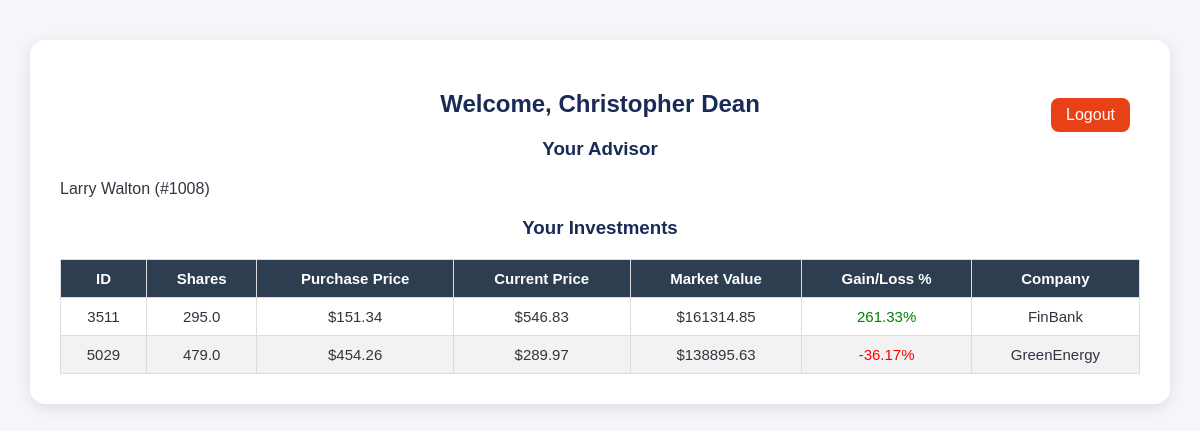
Page /client_dashboard (signed in) on the committed database.
### models.py (models this page shows)
class Client(Base):
    __tablename__ = "clients"
    client_id = Column(Integer, primary_key=True, index=True)
    first_name = Column(String)
    last_name = Column(String)
    encrypted_ssn = Column(String, nullable=False)
    ssn_hash = Column(String, nullable=False, unique=True)
    date_of_birth = Column(Date)
    gender = Column(String)
    marital_status = Column(String)
    email = Column(String, unique=True)
    password_hash = Column(String)
    phone_number = Column(String)
    address = Column(String)
    employment_status = Column(String)
    annual_income = Column(Float)
    risk_tolerance = Column(String)
    advisor_id = Column(Integer, ForeignKey("employees.employee_id"))
    advisor = relationship("Employee", back_populates="clients")
    investments = relationship("Investment", back_populates="client")
    requests = relationship("InvestmentRequest", back_populates="client")

class Employee(Base):
    __tablename__ = "employees"
    employee_id = Column(Integer, primary_key=True, index=True)
    first_name = Column(String)
    last_name = Column(String)
    date_of_birth = Column(Date)
    gender = Column(String)
    work_email = Column(String, unique=True)
    password_hash = Column(String)
    phone_number = Column(String)
    address = Column(String)
    start_date = Column(Date)
    job_title = Column(String)
    base_salary = Column(Float)
    commission_rate = Column(Float)
    license_number = Column(String)
    license_expiry_date = Column(Date)
    manager_id = Column(Integer, ForeignKey("employees.employee_id"), nullable=True)  # Managers can be null
    clients = relationship("Client", back_populates="advisor")
    investments = relationship("Investment", back_populates="advisor")

class Investment(Base):
    __tablename__ = "investments"
    investment_id = Column(Integer, primary_key=True, index=True)
    client_id = Column(Integer, ForeignKey("clients.client_id"))
    advisor_id = Column(Integer, ForeignKey("employees.employee_id"))
    company_id = Column(Integer, ForeignKey("companies.company_id"))
    date = Column(Date)
    shares_purchased = Column(Float)
    purchase_price_per_share = Column(Float)
    broker_fees = Column(Float)
    current_price = Column(Float)
    market_value = Column(Float)
    gain_loss_percent = Column(Float)
    exit_date = Column(Date, nullable=True)
    client = relationship("Client", back_populates="investments")
    advisor = relationship("Employee", back_populates="investments")
    company = relationship("Company", back_populates="investments")

class Company(Base):
    __tablename__ = "companies"
    company_id = Column(Integer, primary_key=True, index=True)
    company_name = Column(String, nullable=False)
    abbreviation = Column(String)
    isin = Column(String)
    industry = Column(String)
    country = Column(String)
    company_type = Column(String)
    market_cap = Column(Float)
    revenue = Column(Float)
    earnings_per_share = Column(Float)
    target_price = Column(Float)
    investments = relationship("Investment", back_populates="company")

### app.py (the view)
@app.route("/client_dashboard")
def client_dashboard():
    if session.get("user_type") != "client":
        return redirect(url_for("login"))
    db = SessionLocal()
    client = db.query(Client).get(session["user_id"])
    if not client:
        return "Client not found", 404
    advisor = db.query(Employee).get(client.advisor_id)
    investments = db.query(Investment).filter(Investment.client_id == client.client_id).all()
    for inv in investments:
        inv.company = db.query(Company).get(inv.company_id)
    requests = db.query(InvestmentRequest).filter(InvestmentRequest.client_id == client.client_id).all()
    for req in requests:
        req.company = db.query(Company).get(req.company_id)
    return render_template(
        "client_dashboard.html",
        client=client,
        advisor=advisor,
        investments=investments,
        requests = requests
    )

### templates/client_dashboard.html (shortened to what this page needs)
<!DOCTYPE html>
<html lang="en">
<head>
    <link rel="stylesheet" href="{{ url_for('static', filename='style.css') }}">
</head>
<body>
    <div class="container">
        <h2>Welcome, {{ client.first_name }} {{ client.last_name }}</h2>
        <a href="{{ url_for('logout') }}" class="logout-btn">Logout</a>
        <h3>Your Advisor</h3>
        <p>{{ advisor.first_name }} {{ advisor.last_name }} (#{{ advisor.employee_id }})</p>
        <h3>Your Investments</h3>
        <table>
            <thead>
                <tr>
                    <th>ID</th>
                    <th>Shares</th>
                    <th>Purchase Price</th>
                    <th>Current Price</th>
                    <th>Market Value</th>
                    <th>Gain/Loss %</th>
                    <th>Company</th>
                </tr>
            </thead>
            <tbody>
                {% for investment in investments %}
                <tr>
                    <td>{{ investment.investment_id }}</td>
                    <td>{{ investment.shares_purchased }}</td>
                    <td>${{ "%.2f"|format(investment.purchase_price_per_share) }}</td>
                    <td>${{ "%.2f"|format(investment.current_price) }}</td>
                    <td>${{ "%.2f"|format(investment.market_value) }}</td>
                    <td style="color: {% if investment.gain_loss_percent >= 0 %}green{% else %}red{% endif %};">
                        {{ "%.2f"|format(investment.gain_loss_percent) }}%
                    </td>
                    <td>{{ investment.company.company_name if investment.company else "N/A" }}</td>
                </tr>
                {% else %}
                <tr><td colspan="7">No investments found</td></tr>
                {% endfor %}
            </tbody>
        </table>
    </div>
</body>
</html>

### static/style.css (style rules this page uses)
body { font-family: Arial, sans-serif; background-color: #f5f6fa; color: #2f3640; margin: 0; padding: 0; }
.container { width: 90%; max-width: 1100px; margin: 40px auto; background-color: #fff; padding: 30px; border-radius: 15px; box-shadow: 0 4px 15px rgba(0,0,0,0.1); }
h2, h3 { color: #192a56; text-align: center; margin-bottom: 20px; }
table { width: 100%; border-collapse: collapse; margin-top: 15px; font-size: 15px; }
thead { background-color: #2c3e50; color: #fff; }
th, td { border: 1px solid #ddd; padding: 10px 12px; text-align: center; }
tr:nth-child(even) { background-color: #f2f2f2; }
a { display: inline-block; padding: 10px 15px; background-color: #273c75; color: white; text-decoration: none; border-radius: 5px; }
.logout-btn { float: right; background-color: #e84118; color: white; padding: 8px 15px; border-radius: 8px; text-decoration: none; margin-top: -40px; margin-right: 10px; }

### rows in the picture
Client: first_name "Christopher", last_name "Dean"
Employee: first_name "Larry", last_name "Walton", employee_id "1008"
Investment: investment_id "3511", shares_purchased "295.0", purchase_price_per_share "151.34", current_price "546.83", market_value "161314.85", gain_loss_percent "261.33", company "FinBank"
Investment: investment_id "5029", shares_purchased "479.0", purchase_price_per_share "454.26", current_price "289.97", market_value "138895.63", gain_loss_percent "-36.17", company "GreenEnergy"
